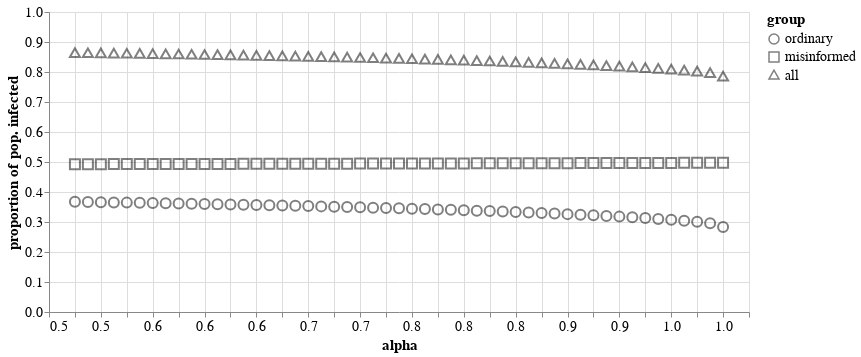

The code cell stored with this chart in its notebook:
### Code cell
shape_styles = {
    'ordinary' : 'circle',
    'misinformed' : 'square',
    'all' : "triangle"
}


alt.Chart(
    both_settings[both_settings['type']=='mixed'],
).mark_point(size = 100, color='black', opacity=.5).encode(
    x = alt.X(
        'alpha:Q',
        axis = alt.Axis(format=".1f"),
        scale = alt.Scale(domain=(.48,1.02))
    ),
    y = alt.Y(
        "value",
        title="proportion of pop. infected",
        scale=alt.Scale(domain=(0,1))
    ),
#     color = alt.Color(
#         "type:N",
#         title='initial setting',
#         scale = alt.Scale(
#             domain = ['mixed', 'not mixed'],
#             range = ['black', 'red']
#         )
#     ),
    shape = alt.Shape(
        "variable:N",
        title="group",
        scale=alt.Scale(
            domain=list(shape_styles.keys()),
            range=list(shape_styles.values()),
        )
    )
).properties(width=700).configure_axis(
    titleFontSize=15,
    labelFontSize=14,
    labelAngle=0
).configure_legend(
    titleFontSize=15,
    labelFontSize=14
).display(
    scale = 2
)

### Figure 1 — Vega-Lite specification as saved in the notebook (floating-point values rounded to 4 significant figures; data arrays with more than 128 entries replaced by an {"elided": "..."} marker saying what was removed)
{"config": {"view": {"continuousWidth": 400, "continuousHeight": 300}, "axis": {"labelAngle": 0, "labelFontSize": 14, "titleFontSize": 15}, "legend": {"labelFontSize": 14, "titleFontSize": 15}}, "data": {"name": "data-4e0f16f577a61bcd7e0eac0990567247"}, "mark": {"type": "point", "color": "black", "opacity": 0.5, "size": 100}, "encoding": {"shape": {"field": "variable", "scale": {"domain": ["ordinary", "misinformed", "all"], "range": ["circle", "square", "triangle"]}, "title": "group", "type": "nominal"}, "x": {"axis": {"format": ".1f"}, "field": "alpha", "scale": {"domain": [0.48, 1.02]}, "type": "quantitative"}, "y": {"field": "value", "scale": {"domain": [0, 1]}, "title": "proportion of pop. infected", "type": "quantitative"}}, "width": 700, "$schema": "https://vega.github.io/schema/vega-lite/v4.17.0.json", "datasets": {"data-4e0f16f577a61bcd7e0eac0990567247": {"elided": "153 records"}}}
